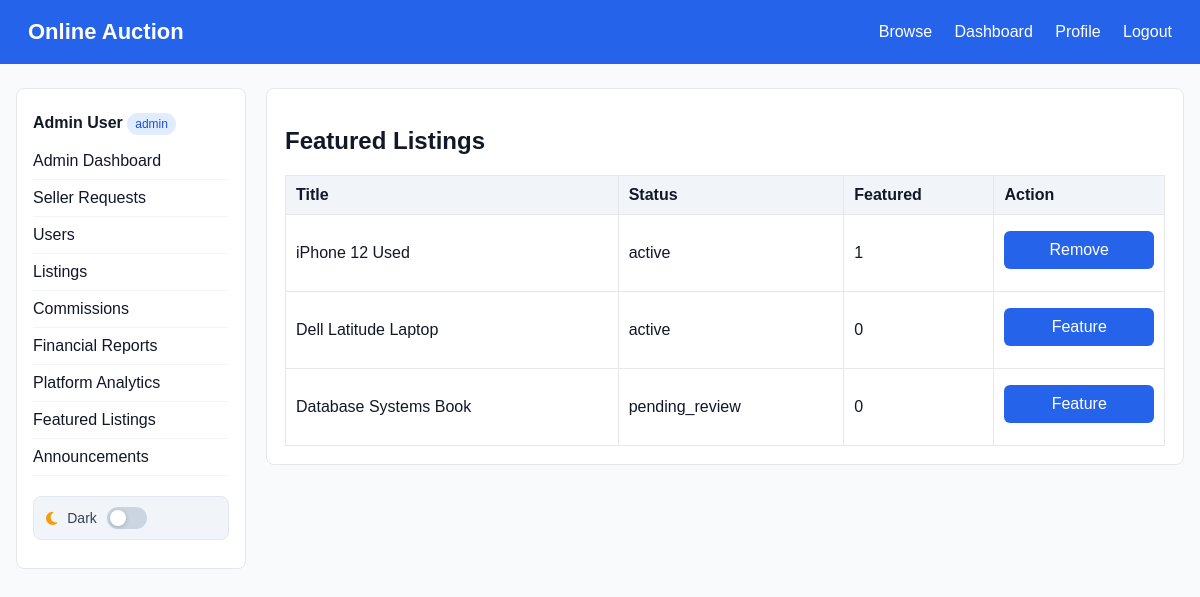
Page /index.php?page=featured (signed in) on the committed database.
### tables this page shows
CREATE TABLE listings (
    id INT AUTO_INCREMENT PRIMARY KEY,
    seller_id INT NOT NULL,
    category_id INT NOT NULL,
    title VARCHAR(200) NOT NULL,
    description TEXT NOT NULL,
    `condition` ENUM('new','like_new','good','fair') NOT NULL,
    starting_price DECIMAL(10,2) NOT NULL,
    reserve_price DECIMAL(10,2) NULL,
    current_bid DECIMAL(10,2) DEFAULT 0.00,
    end_datetime DATETIME NOT NULL,
    status ENUM('pending_review','active','ended','cancelled','rejected') DEFAULT 'pending_review',
    winner_bid_id INT NULL,
    rejection_reason TEXT,
    cancel_reason TEXT,
    is_featured TINYINT(1) DEFAULT 0,
    created_at TIMESTAMP DEFAULT CURRENT_TIMESTAMP,
    FOREIGN KEY (seller_id) REFERENCES users(id),
    FOREIGN KEY (category_id) REFERENCES categories(id)
);

### app/models/functions.php (called while the page is built, shortened)
<?php
function db_rows(mysqli $conn, string $sql, string $types = '', array $params = []): array {
    $stmt = mysqli_prepare($conn, $sql);
    mysqli_stmt_execute($stmt);
    $result = mysqli_stmt_get_result($stmt);
    return $result ? mysqli_fetch_all($result, MYSQLI_ASSOC) : [];
}
function render_view(string $view, array $data = []): void {
    extract($data);
    $viewFile = __DIR__ . '/../views/' . $view . '.php';
    require __DIR__ . '/../views/layouts/header.php';
    require $viewFile;
    require __DIR__ . '/../views/layouts/footer.php';
}
function listing_all_admin(mysqli $conn, string $status = ''): array { return $status ? db_rows($conn, 'SELECT l.*, u.name seller_name, c.name category_name FROM listings l JOIN users u ON u.id=l.seller_id JOIN categories c ON c.id=l.category_id WHERE l.status=? ORDER BY l.created_at DESC', 's', [$status]) : db_rows($conn, 'SELECT l.*, u.name seller_name, c.name category_name FROM listings l JOIN users u ON u.id=l.seller_id JOIN categories c ON c.id=l.category_id ORDER BY l.created_at DESC'); }
?>

### app/controllers/functions.php (called while the page is built, shortened)
<?php
require_once __DIR__ . '/../models/functions.php';
function admin_featured(mysqli $conn): void { require_role('admin'); if ($_SERVER['REQUEST_METHOD'] === 'POST') listing_set_featured($conn, (int)$_POST['listing_id'], (int)$_POST['featured']); $rows = listing_all_admin($conn); render_view('admin/featured', compact('rows')); }
?>

### config/helpers.php (called while the page is built, shortened)
<?php
function e($value) {
    return htmlspecialchars((string)$value, ENT_QUOTES, 'UTF-8');
}
?>

### app/views/admin/featured.php (the view)
<div class="card"><h1>Featured Listings</h1><table><tr><th>Title</th><th>Status</th><th>Featured</th><th>Action</th></tr><?php foreach($rows as $r): ?><tr><td><?= e($r['title']) ?></td><td><?= e($r['status']) ?></td><td><?= e($r['is_featured']) ?></td><td><form method="post"><input type="hidden" name="listing_id" value="<?= $r['id'] ?>"><input type="hidden" name="featured" value="<?= $r['is_featured']?0:1 ?>"><button><?= $r['is_featured']?'Remove':'Feature' ?></button></form></td></tr><?php endforeach; ?></table></div>

### assets/css/style.css (style rules this page uses)
* { box-sizing:border-box }
body { margin:0;font-family:Arial,Helvetica,sans-serif;background:#f8fafc;color:#111827 }
.card { background:#fff;border:1px solid #e5e7eb;border-radius:8px;padding:18px;margin-bottom:18px }
input,select,textarea,button { width:100%;padding:10px;border:1px solid #d1d5db;border-radius:6px;margin:6px 0 12px;font:inherit }
button,.btn { background:#2563eb;color:#fff;border:0;text-decoration:none;display:inline-block;text-align:center;cursor:pointer }
table { width:100%;border-collapse:collapse;background:#fff }
th,td { padding:10px;border:1px solid #e5e7eb;text-align:left }
th { background:#f1f5f9 }

### rows in the picture
listings: title "iPhone 12 Used", status "active", is_featured "1", shows "Remove"
listings: title "Dell Latitude Laptop", status "active", is_featured "0", shows "Feature"
listings: title "Database Systems Book", status "pending_review", is_featured "0", shows "Feature"

### other values in the picture
$_SESSION['user_name'] "Admin User"
current_role() "admin"
$label "Admin Dashboard Seller Requests Users Listings Commissions Financial Reports Platform Analytics Featured Listings Announcements"
